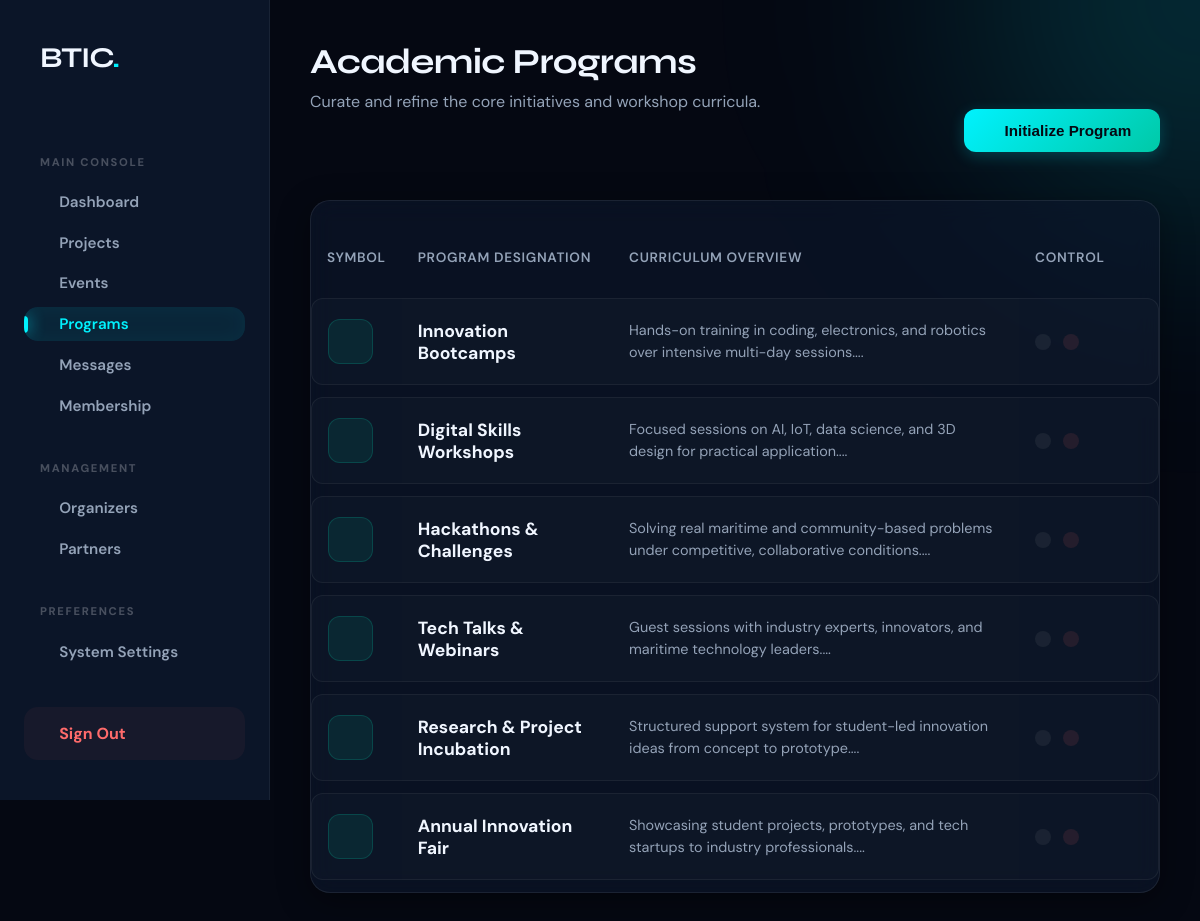
Screenshot of /admin/programs.php (signed in) with the database file from the repository.
### tables this page shows
CREATE TABLE `programs` (
  `id` int(11) NOT NULL AUTO_INCREMENT,
  `title` varchar(100) NOT NULL,
  `description` text NOT NULL,
  `icon_class` varchar(50) DEFAULT NULL,
  `display_order` int(11) DEFAULT 0,
  PRIMARY KEY (`id`)
);

### admin/programs.php (the view, shortened to what this page needs)
<?php
include '../db_connect.php';
$programs = $conn->query("SELECT * FROM programs ORDER BY display_order ASC, id ASC")->fetchAll(PDO::FETCH_ASSOC);
include 'includes/header.php';
?>
<div class="dashboard-wrapper">
    <?php include 'includes/sidebar.php'; ?>
    <main class="main-content">
        <header class="page-header"
            style="display: flex; justify-content: space-between; align-items: flex-end; margin-bottom: 3rem; flex-wrap: wrap; gap: 1.5rem;">
            <div>
                <h1 class="section-title">Academic Programs</h1>
                <p class="section-subtitle">Curate and refine the core initiatives and workshop curricula.</p>
            </div>
            <button class="btn btn-primary" onclick="openModal()">
                <i class="ri-code-box-line"></i> Initialize Program
            </button>
        </header>
        <div class="glass-card" style="padding: 0; overflow: hidden;">
            <table class="premium-table">
                <thead>
                    <tr>
                        <th width="80">Symbol</th>
                        <th>Program Designation</th>
                        <th>Curriculum Overview</th>
                        <th width="140">Control</th>
                    </tr>
                </thead>
                <tbody>
                    <?php foreach ($programs as $prog): ?>
                        <tr>
                            <td data-label="Symbol">
                                <div
                                    style="width: 45px; height: 45px; background: rgba(0, 201, 167, 0.1); border-radius: 12px; display: flex; align-items: center; justify-content: center; color: var(--teal); border: 1px solid rgba(0, 201, 167, 0.2);">
                                </div>
                            </td>
                            <td data-label="Designation">
                                <div style="font-weight: 700; color: var(--white); font-size: 1.1rem;">
                                    <?php echo htmlspecialchars($prog['title']); ?></div>
                            </td>
                            <td data-label="Overview" style="color: var(--muted); line-height: 1.5; font-size: 0.9rem;">
                                <?php echo substr(htmlspecialchars($prog['description']), 0, 100) . '...'; ?>
                            </td>
                            <td data-label="Control">
                                <div style="display: flex; gap: 0.75rem;">
                                    <a href="#" class="btn btn-secondary" style="padding: 0.5rem; border-radius: 10px;"
                                        title="Modify Syllabus"><i class="ri-terminal-window-line"></i></a>
                                    <a href="programs.php?delete=<?php echo $prog['id']; ?>" class="btn"
                                        style="padding: 0.5rem; border-radius: 10px; background: rgba(255,107,107,0.1); color: #ff6b6b;"
                                        onclick="return confirm('Decommission this academic program?')" title="Delete"></a>
                                </div>
                            </td>
                        </tr>
                    <?php endforeach; ?>
                </tbody>
            </table>
        </div>
    </main>
</div>
</body>
</html>

### admin/includes/header.php (shortened to what this page needs)
<!DOCTYPE html>
<html lang="en">
<head>
    <link href="https://cdn.jsdelivr.net/npm/remixicon@3.5.0/fonts/remixicon.css" rel="stylesheet">
</head>
<body>
    <div class="bg-bloom"></div>

### admin/includes/sidebar.php (shortened to what this page needs)
<?php
$current_page = basename($_SERVER['PHP_SELF']);
?>
<aside class="sidebar" id="adminSidebar">
        <div class="logo-area">
                <div class="logo-text">
                        <i class="ri-anchor-line" style="color:var(--accent)"></i> BTIC<span
                                style="color:var(--accent)">.</span>
                </div>
        </div>
        <div class="menu-label">Main Console</div>
        <a href="index.php" class="nav-link <?php echo $current_page == 'index.php' ? 'active' : ''; ?>">
                <i class="ri-dashboard-3-line"></i> Dashboard
        </a>
        <a href="projects.php" class="nav-link <?php echo $current_page == 'projects.php' ? 'active' : ''; ?>">
                <i class="ri-rocket-2-line"></i> Projects
        </a>
        <a href="events.php" class="nav-link <?php echo $current_page == 'events.php' ? 'active' : ''; ?>">
                <i class="ri-calendar-event-line"></i> Events
        </a>
        <a href="programs.php" class="nav-link <?php echo $current_page == 'programs.php' ? 'active' : ''; ?>">
                <i class="ri-code-s-slash-line"></i> Programs
        </a>
        <a href="messages.php" class="nav-link <?php echo $current_page == 'messages.php' ? 'active' : ''; ?>">
                <i class="ri-chat-smile-3-line"></i> Messages
        </a>
        <a href="membership.php" class="nav-link <?php echo $current_page == 'membership.php' ? 'active' : ''; ?>">
                <i class="ri-user-follow-line"></i> Membership
        </a>
        <div class="menu-label">Management</div>
        <a href="organizers.php" class="nav-link <?php echo $current_page == 'organizers.php' ? 'active' : ''; ?>">
                <i class="ri-group-line"></i> Organizers
        </a>
        <a href="partners.php" class="nav-link <?php echo $current_page == 'partners.php' ? 'active' : ''; ?>">
                <i class="ri-shake-hands-line"></i> Partners
        </a>
        <div class="menu-label">Preferences</div>
        <a href="settings.php" class="nav-link <?php echo $current_page == 'settings.php' ? 'active' : ''; ?>">
                <i class="ri-settings-4-line"></i> System Settings
        </a>
        <div class="logout-area">
                <a href="logout.php" class="btn-logout">
                        <i class="ri-logout-circle-r-line"></i> Sign Out
                </a>
        </div>
</aside>

### admin/includes/header.php (style rules this page uses)
:root { --bg-deep: #050812; --surface: rgba(13, 24, 45, 0.6); --surface-hover: rgba(18, 32, 60, 0.8); --accent: #00f2fe; --accent-glow: rgba(0, 242, 254, 0.2); --teal: #00c9a7; --sky: #38bdf8; --amber: #f5a623; --error: #ff4d4f; --white: #f0f6ff; --muted: #94a3b8; --border: rgba(255, 255, 255, 0.06); --glass-border: rgba(255, 255, 255, 0.08); --shadow: 0 8px 32px rgba(0, 0, 0, 0.4); --sidebar-width: 270px; }
* { margin: 0; padding: 0; box-sizing: border-box; }
body { font-family: 'DM Sans', sans-serif; background-color: var(--bg-deep); color: var(--white); min-height: 100vh; overflow-x: hidden; }
.dashboard-wrapper { display: flex; min-height: 100vh; position: relative; }
.main-content { flex: 1; margin-left: var(--sidebar-width); padding: 2.5rem; transition: all 0.4s cubic-bezier(0.4, 0, 0.2, 1); position: relative; z-index: 1; }
.glass-card { background: var(--surface); backdrop-filter: blur(12px); border: 1px solid var(--glass-border); border-radius: 20px; padding: 2rem; box-shadow: var(--shadow); transition: transform 0.3s ease, border-color 0.3s ease; }
h1, h2, h3, .logo-text { font-family: 'Syne', sans-serif; font-weight: 700; }
.section-title { font-size: 2.2rem; margin-bottom: 0.5rem; letter-spacing: -0.02em; }
.section-subtitle { color: var(--muted); margin-bottom: 2.5rem; font-size: 1rem; }
.btn { display: inline-flex; align-items: center; gap: 0.75rem; padding: 0.8rem 1.8rem; border-radius: 12px; font-size: 0.95rem; font-weight: 600; cursor: pointer; text-decoration: none; border: none; transition: all 0.3s cubic-bezier(0.4, 0, 0.2, 1); white-space: nowrap; }
.btn-primary { background: linear-gradient(135deg, var(--accent), var(--teal)); color: #050812; box-shadow: 0 4px 15px var(--accent-glow); }
.btn-secondary { background: var(--border); color: var(--white); }
.premium-table { width: 100%; border-collapse: separate; border-spacing: 0 0.75rem; margin-top: 1rem; }
.premium-table th { padding: 1.25rem 1rem; text-align: left; color: var(--muted); font-weight: 600; font-size: 0.85rem; text-transform: uppercase; letter-spacing: 0.05em; }
.premium-table td { padding: 1.25rem 1rem; background: rgba(255, 255, 255, 0.02); border-top: 1px solid var(--border); border-bottom: 1px solid var(--border); vertical-align: middle; }
.premium-table tr td:first-child { border-left: 1px solid var(--border); border-top-left-radius: 12px; border-bottom-left-radius: 12px; }
.premium-table tr td:last-child { border-right: 1px solid var(--border); border-top-right-radius: 12px; border-bottom-right-radius: 12px; }
.bg-bloom { position: fixed; width: 60vw; height: 60vw; background: radial-gradient(circle, var(--accent-glow) 0%, transparent 70%); top: -30vw; right: -30vw; z-index: 0; pointer-events: none; filter: blur(100px); }

### admin/includes/sidebar.php (style rules this page uses)
.sidebar { width: var(--sidebar-width); background: rgba(13, 24, 45, 0.85); backdrop-filter: blur(25px); border-right: 1px solid var(--border); padding: 2.5rem 1.5rem; display: flex; flex-direction: column; position: fixed; height: 100vh; z-index: 1010; transition: all 0.5s cubic-bezier(0.4, 0, 0.2, 1); }
.sidebar .logo-area { margin-bottom: 3rem; padding-left: 1rem; }
.sidebar .logo-area .logo-text { font-size: 1.8rem; letter-spacing: -0.04em; }
.sidebar .menu-label { font-size: 0.7rem; font-weight: 800; text-transform: uppercase; letter-spacing: 0.15em; color: rgba(255, 255, 255, 0.25); margin: 2rem 0 1rem 1rem; }
.sidebar .nav-link { display: flex; align-items: center; gap: 1rem; padding: 0.9rem 1.2rem; color: var(--muted); text-decoration: none; border-radius: 14px; font-weight: 600; font-size: 0.95rem; transition: all 0.3s cubic-bezier(0.4, 0, 0.2, 1); margin-bottom: 0.4rem; position: relative; overflow: hidden; }
.sidebar .nav-link.active { color: var(--accent); background: rgba(0, 242, 254, 0.08); box-shadow: inset 0 0 20px rgba(0, 242, 254, 0.05); }
.sidebar .nav-link.active::before { content: ''; position: absolute; left: 0; top: 25%; height: 50%; width: 4px; background: var(--accent); border-radius: 0 4px 4px 0; box-shadow: 0 0 15px var(--accent); }
.logout-area { margin-top: auto; padding-top: 2rem; }
.btn-logout { display: flex; align-items: center; gap: 1rem; padding: 1rem 1.2rem; color: #ff6b6b; text-decoration: none; border-radius: 14px; font-weight: 700; transition: all 0.3s ease; background: rgba(255, 107, 107, 0.05); }

### rows the page displays
programs: title "Innovation Bootcamps", description "Hands-on training in coding, electronics, and robotics over intensive multi-day sessions."
programs: title "Digital Skills Workshops", description "Focused sessions on AI, IoT, data science, and 3D design for practical application."
programs: title "Hackathons & Challenges", description "Solving real maritime and community-based problems under competitive, collaborative conditions."
programs: title "Tech Talks & Webinars", description "Guest sessions with industry experts, innovators, and maritime technology leaders."
programs: title "Research & Project Incubation", description "Structured support system for student-led innovation ideas from concept to prototype."
programs: title "Annual Innovation Fair", description "Showcasing student projects, prototypes, and tech startups to industry professionals."
